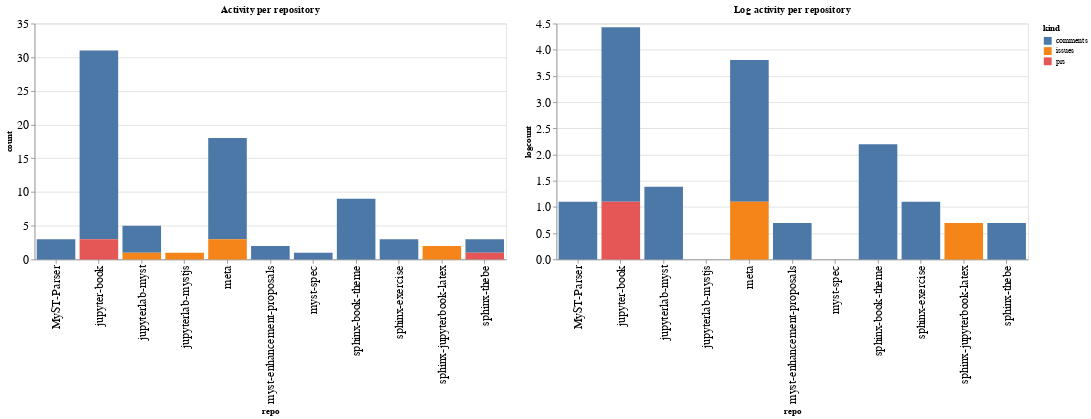

Write notebook code for a chart like this one.
### Code cell
ch1 = alt.Chart(repo_summaries, width=600, title="Activity per repository").mark_bar().encode(
    x='repo',
    y='count',
    color='kind',
    tooltip="kind"
)

ch2 = alt.Chart(repo_summaries, width=600, title="Log activity per repository").mark_bar().encode(
    x='repo',
    y='logcount',
    color='kind',
    tooltip="kind"
)

ch1 | ch2

### Figure 1 — Vega-Lite specification as saved in the notebook (floating-point values rounded to 4 significant figures)
{"config": {"axisLeft": {"labelFontSize": 15}, "axisBottom": {"labelFontSize": 15}}, "hconcat": [{"mark": "bar", "encoding": {"color": {"field": "kind", "type": "nominal"}, "tooltip": {"field": "kind", "type": "nominal"}, "x": {"field": "repo", "type": "nominal"}, "y": {"field": "count", "type": "quantitative"}}, "title": "Activity per repository", "width": 600}, {"mark": "bar", "encoding": {"color": {"field": "kind", "type": "nominal"}, "tooltip": {"field": "kind", "type": "nominal"}, "x": {"field": "repo", "type": "nominal"}, "y": {"field": "logcount", "type": "quantitative"}}, "title": "Log activity per repository", "width": 600}], "data": {"name": "data-9e3658847914f81ba11da0b7c3771594"}, "$schema": "https://vega.github.io/schema/vega-lite/v4.17.0.json", "datasets": {"data-9e3658847914f81ba11da0b7c3771594": [{"repo": "MyST-Parser", "kind": "comments", "count": 3, "logcount": 1.099}, {"repo": "jupyter-book", "kind": "comments", "count": 28, "logcount": 3.332}, {"repo": "jupyter-book", "kind": "prs", "count": 3, "logcount": 1.099}, {"repo": "jupyterlab-myst", "kind": "comments", "count": 4, "logcount": 1.386}, {"repo": "jupyterlab-myst", "kind": "issues", "count": 1, "logcount": 0.0}, {"repo": "jupyterlab-mystjs", "kind": "issues", "count": 1, "logcount": 0.0}, {"repo": "meta", "kind": "comments", "count": 15, "logcount": 2.708}, {"repo": "meta", "kind": "issues", "count": 3, "logcount": 1.099}, {"repo": "myst-enhancement-proposals", "kind": "comments", "count": 2, "logcount": 0.6931}, {"repo": "myst-spec", "kind": "comments", "count": 1, "logcount": 0.0}, {"repo": "sphinx-book-theme", "kind": "comments", "count": 9, "logcount": 2.197}, {"repo": "sphinx-exercise", "kind": "comments", "count": 3, "logcount": 1.099}, {"repo": "sphinx-jupyterbook-latex", "kind": "issues", "count": 2, "logcount": 0.6931}, {"repo": "sphinx-thebe", "kind": "comments", "count": 2, "logcount": 0.6931}, {"repo": "sphinx-thebe", "kind": "prs", "count": 1, "logcount": 0.0}]}}
